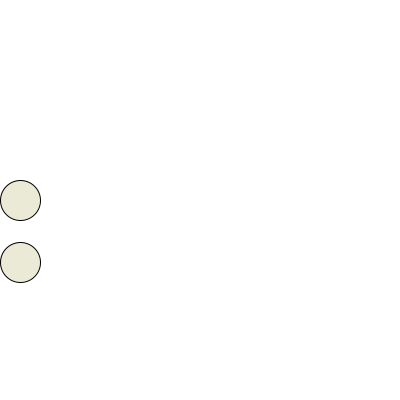
Frame 1 (no input)
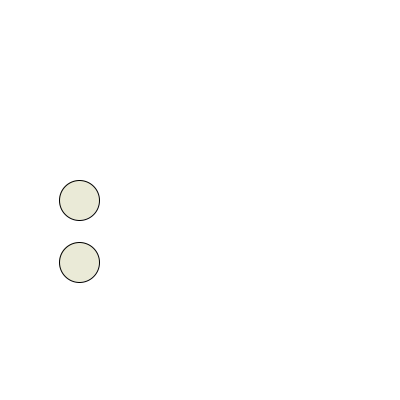
Frame 60 (the mouse pressed at the canvas centre just before this capture)
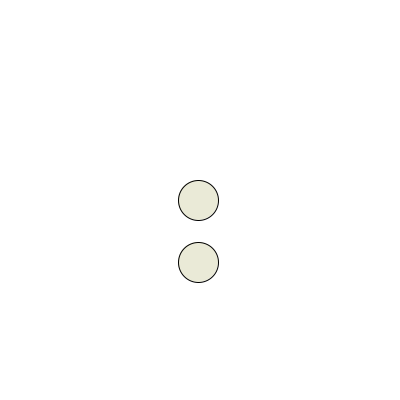
Frame 120 (the mouse held since frame 60 and released just before this capture)

The Processing sketch that drew these frames (run headless with seeded random() and noise(); from frame 60 on, the mouse is pressed at the canvas centre):

// Processing sketch: cirkel_som_accelere_med_kanter_og_typecast
// ── cirkel_som_accelere_med_kanter_og_typecast.pde
int xPos;
int xPosNew, yPosNew;
int speed;
int acceleration;
int direction;

void setup() {
  size(400, 400);
  xPos=20;
  speed=1;
  acceleration=2;
  direction=-1;
  xPosNew=1;
  yPosNew= (int) (random(0,height)+4.3);
}

void draw() {
  background(255);
  fill(120, 120, 0, 40);
  circle(xPos, 200, 40);
  circle(xPos, yPosNew, 40);
  xPos=xPos + speed;

  if(xPos > width || xPos < 0) {
    speed = speed * direction;
  }
  
}
void mousePressed() {
  speed = speed * acceleration;
}

void keyPressed() {
 speed = speed * direction; 
}
